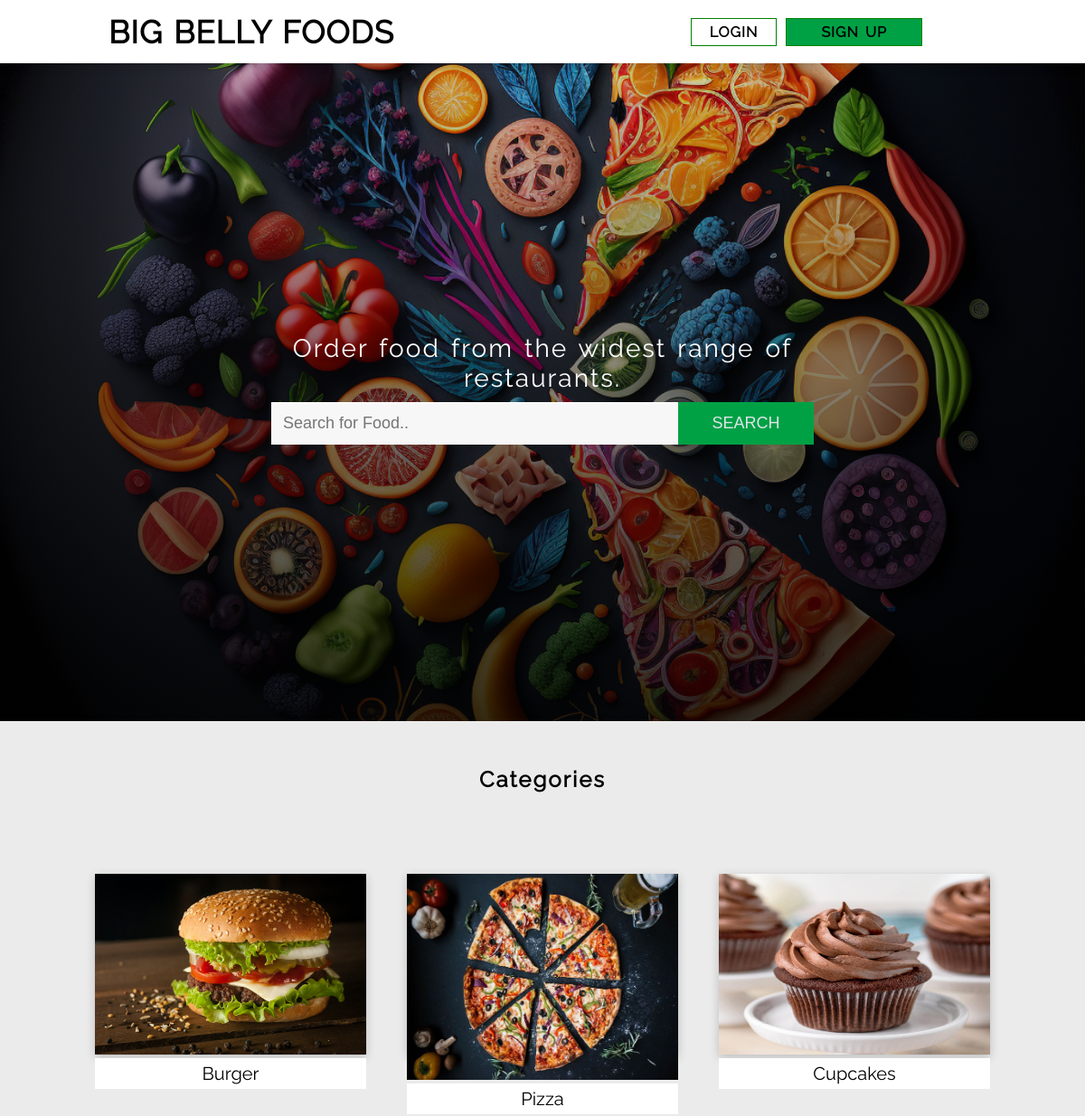
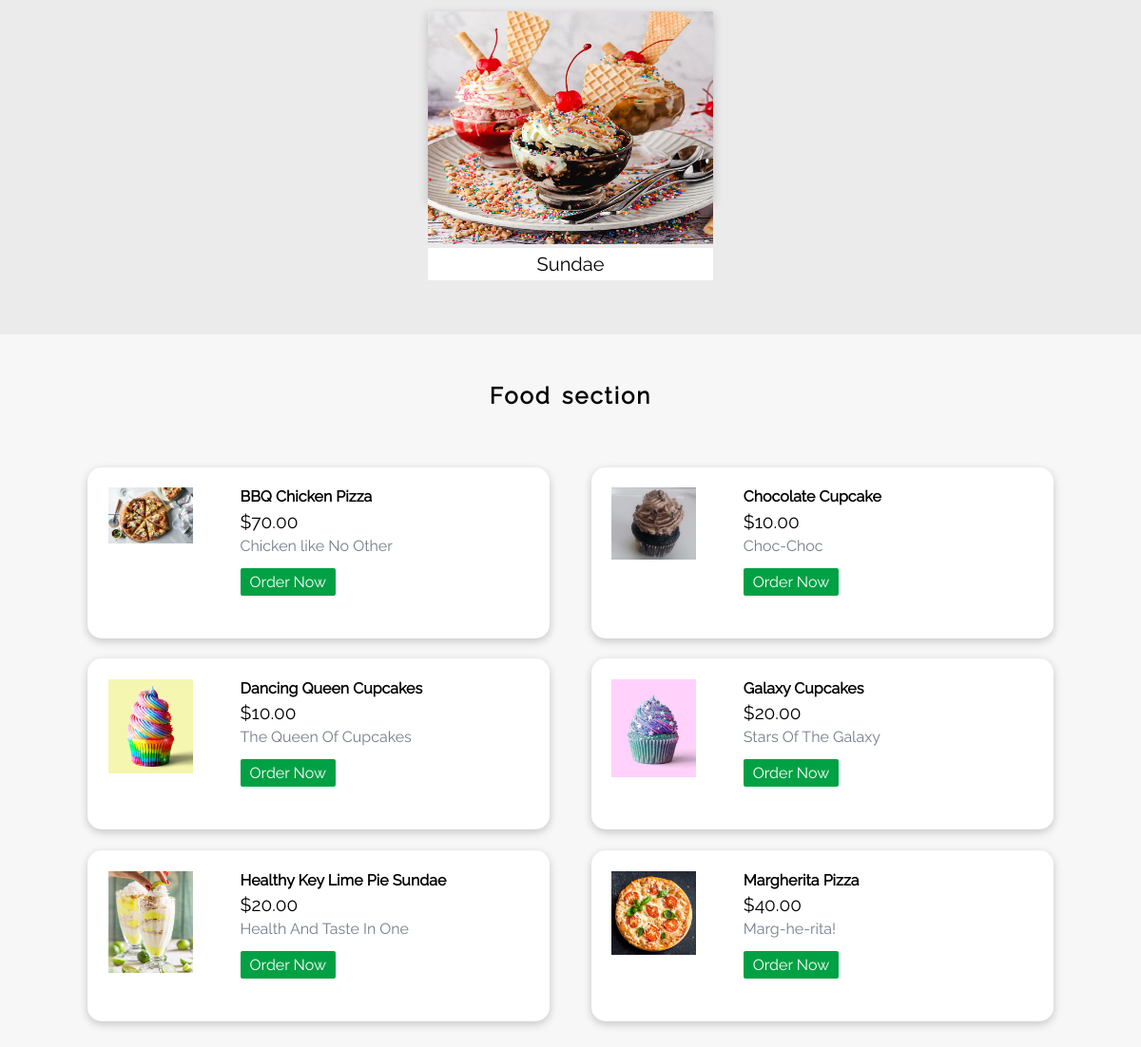
The app's page /index2.php with its own data (2 pictures, top to bottom).
### tables this page shows
CREATE TABLE category(
  id int NOT NULL PRIMARY KEY,
  title varchar(20) NOT NULL,
  image_name varchar(30) NOT NULL,
  featured varchar(10) NOT NULL,
  active varchar(10) NOT NULL);

CREATE TABLE food(
  id int NOT NULL UNIQUE,
  title varchar(100) NOT NULL PRIMARY KEY,
  description text NOT NULL,
  price decimal(10,2) NOT NULL,
  image_name varchar(50) NOT NULL,
  category_id int NOT NULL,
  featured varchar(10) NOT NULL,
  active varchar(10) NOT NULL,
  FOREIGN KEY(category_id) REFERENCES category(id));

### index2.php (the view, shortened to what this page needs)
<?php
include "include/nav2.php";
?>
<div class="search-container">
    <div class="search">
        <form action="http://localhost/dbms/customer-login.php" method="post">
            <h2 class="title-letter-space text-center">Order food from the widest range of restaurants.</h2>
            <input type="text" name="search" placeholder="Search for Food.." required>
            <button>SEARCH</button>
        </form>
    </div>
</div>
<section class="categories" id="categories">
    <div class="wrapper">
        <h2 class="text-center title-letter-space">Categories</h2>
        <div class="box-container text-center">
            <?php
            $sql = "select * from category where active='Yes' AND featured='Yes' LIMIT 4";
            $res = mysqli_query($conn, $sql);
            $count = mysqli_num_rows($res);
            if ($count > 0) {
                while ($row = mysqli_fetch_assoc($res)) {
                    $title = $row['title'];
                    $imagename = $row['image_name'];
            ?>
                    <a href="http://localhost/dbms/customer-login.php">
                        <div class="box">
                            <div class="img">
                                <img src="<?php echo INDEXPAGE; ?>images/category/<?php echo $imagename; ?>" alt="">
                            </div>
                            <p><?php echo $title; ?></p>
                        </div>
                    </a>
                <?php   } ?>
            <?php
            }
            ?>
</section>
<section class="food-card" id="food-card">
    <div class="wrapper">
        <h2 class=" title-letter-space text-center">Food section</h2>
        <div class="item-container">
            <?php
            $sql2 = "select * from food where active='Yes' and featured='Yes' LIMIT 6";
            $res2 = mysqli_query($conn, $sql2);
            $count2 = mysqli_num_rows($res2);
            if ($count2 > 0) {
                while ($row = mysqli_fetch_assoc($res2)) {
                    $title = $row['title'];
                    $price = $row['price'];
                    $description = $row['description'];
                    $image_name = $row['image_name'];
            ?>
                    <div class="item">
                        <?php
                        if ($image_name == "") {
                            echo "Image not available";
                        } else {
                        ?>
                            <img src="<?php echo INDEXPAGE; ?>images/food/<?php echo $image_name; ?>">
                            <div class="food-menu-desc">
                                <h4><?php echo $title; ?></h4>
                                <p class="food-price">$<?php echo $price; ?></p>
                                <p class="food-detail">
                                    <?php echo $description; ?>
                                </p>
                                <br>
                                <a href="http://localhost/dbms/customer-login.php" class="btn btn-primary">Order Now</a>
                            </div>
                    </div>
        <?php
                        }
                    }
                } ?>
        </div>
</section>

### include/nav2.php (shortened to what this page needs)
<!DOCTYPE html>
<html lang="en">
<head>
    <link rel="stylesheet" href="css/main.css">
</head>
<body>
    <header>
        <div class="normal-word-space navbar">
            <nav>
                <div class="logo">
                    <p>Big Belly Foods</p>
                </div>
                <ul>
                    <li><a href="<?php echo INDEXPAGE; ?>customer-login.php">Login</a></li>
                    <li><a href="<?php echo INDEXPAGE; ?>customer-signup.php">Sign up</a></li>
                </ul>
            </nav>
    </header>

### css/main.css (style rules this page uses)
* { margin: 0; padding: 0; box-sizing: border-box; scroll-behavior: smooth; user-select: none; }
:root { --primary-color: #00a145; --secondary-color: #dfe4ea; --btn-primary-color: #44bd32; --btn-danger-color: #eb2f06; --btn-add-color: #4a69bd; }
body { font-family: "raleway-regular"; background-color: #f7f7f7; font-size: 16px; }
.text-center { text-align: center; }
.title-letter-space { letter-spacing: 2px; word-spacing: 3px; }
.normal-word-space { letter-spacing: 1px; word-spacing: 2px; }
.wrapper { width: 90%; margin: 0 auto; }
nav { position: fixed; top: 0; display: flex; justify-content: center; align-items: center; flex-direction: row; flex-wrap: wrap; background-color: white; width: 100%; height: 70px; z-index: 1; box-shadow: 0 3px 10px rgb(0 0 0 / 0.2); }
ul { display: flex; justify-content: right; list-style: none; margin-right: 15%; }
.logo { flex: 1 1 auto; margin-left: 10%; text-transform: uppercase; letter-spacing: 1px; font-weight: bold; font-size: 35px; }
ul li { padding: 5px; }
ul li a { margin: 15px; color: #000; text-decoration: none; text-transform: uppercase; }
.search { margin: auto; width: 50%; position: relative; top: 45%; }
.search input, button { width: 75%; border: 1px solid white; border-right: 0px; font-size: 18px; padding: 12px; background-color: #f7f7f7; color: black; outline: none; }
.search button { width: 25%; background-color: var(--primary-color); color: var(--secondary-color); transition: all 0.3s; float: right; border-left: 0px; cursor: pointer; border: 1px solid var(--primary-color); }
.search-container { background-image: linear-gradient(rgba(0, 0, 0, 0.1), rgba(0, 0, 0, 0.8)), url(../images/bg3.jpg); width: 100%; height: 97.5vh; background-position: center; background-size: cover; background-repeat: no-repeat; margin-top: 18px; }
.search h2 { color: white; margin-bottom: 10px; font-weight: 300; font-size: 28px; }
.categories { background-color: #ebebeb; }
.categories a { text-decoration: none; color: black; }
.categories h2 { padding: 50px 0; }
.categories .box-container { display: flex; flex-grow: 1; flex-basis: 100px; justify-content: space-evenly; padding-bottom: 100px; flex-wrap: wrap; }
.box { width: 300px; height: 200px; box-shadow: 0 3px 10px rgb(0 0 0 / 0.2); margin: 40px 0; }
.box img { height: 100%; width: 100%; }
.box p { background-color: #ffffff; padding: 5px 0; font-size: 20px; }
.box .img { overflow: hidden; }
.food-card { padding: 50px 0; }
.food-card h2 { margin-bottom: 50px; }
.food-card .item-container { display: flex; flex-grow: 1; flex-basis: 100px; justify-content: space-evenly; padding-bottom: 100px; flex-wrap: wrap; }
.food-card .item { width: 45%; height: 180px; margin: 1%; padding: 2%; background-color: white; border-radius: 15px; box-shadow: 0 3px 10px rgb(0 0 0 / 0.2); }
.food-menu-desc { width: 70%; float: left; padding-left: 50px; }
.food-price { font-size: 1.2rem; margin: 2% 0; }
.food-detail { font-size: 1rem; color: #747d8c; }
.food-card a { text-decoration: none; color: white; padding: 5px 10px; background-color: var(--primary-color); border-radius: 2px; }
.food-card img, .details-container .item img { width: 20%; float: left; }
ul li:last-child { background-color: var(--primary-color); padding-left: 23px; padding-right: 23px; }

### include/nav2.php (style rules this page uses)
li { padding: 10px 30px; border: 1px solid green; margin-left: 10px; font-weight: bold; }

### records on screen
category: image_name (picture), title "Burger"
category: image_name (picture), title "Pizza"
category: image_name (picture), title "Cupcakes"
category: image_name (picture), title "Sundae"
food: image_name (picture), title "BBQ Chicken Pizza", price "70.00", description "Chicken like No Other"
food: image_name (picture), title "Chocolate Cupcake", price "10.00", description "Choc-Choc"
food: image_name (picture), title "Dancing Queen Cupcakes", price "10.00", description "The Queen Of Cupcakes"
food: image_name (picture), title "Galaxy Cupcakes", price "20.00", description "Stars Of The Galaxy"
food: image_name (picture), title "Healthy Key Lime Pie Sundae", price "20.00", description "Health And Taste In One"
food: image_name (picture), title "Margherita Pizza", price "40.00", description "Marg-he-rita!"
